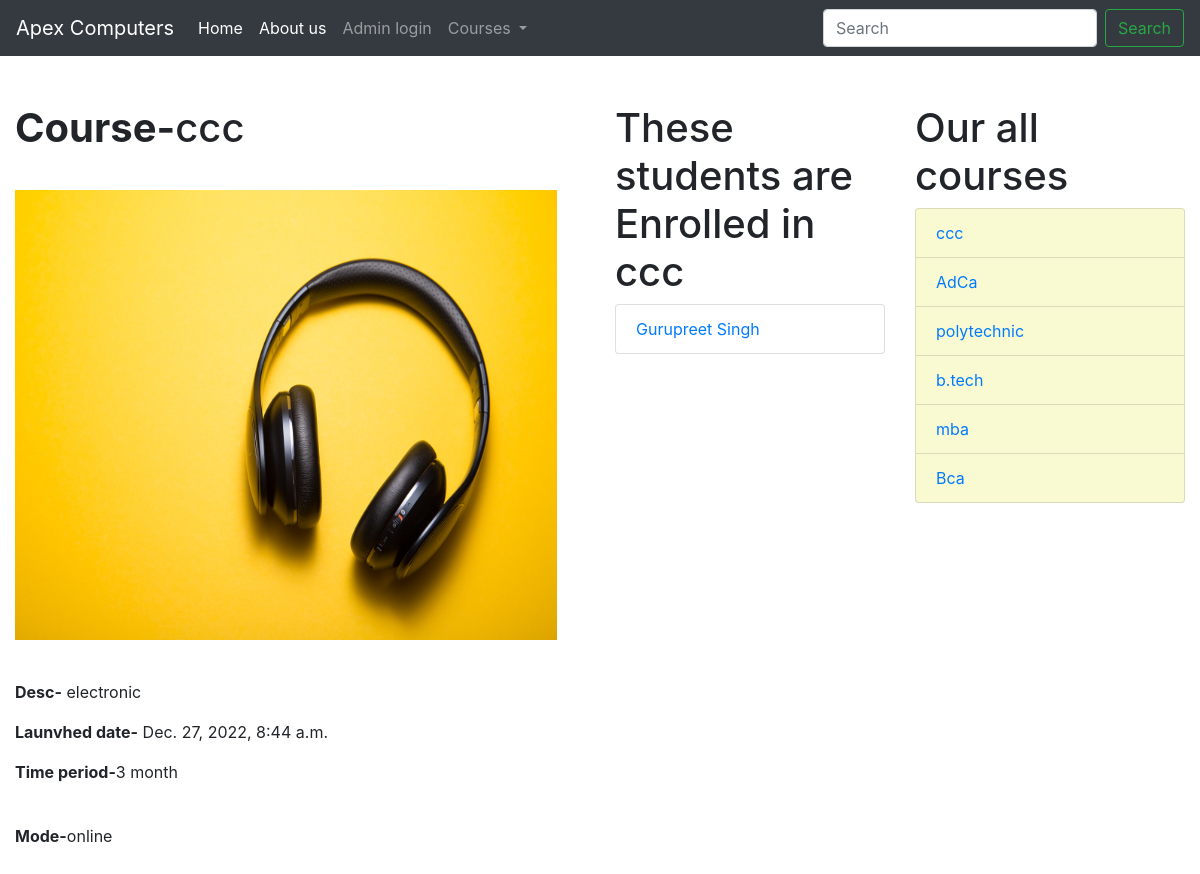
The page /category/qwe on the database its author committed.
### apexweb/models.py (models this page shows, shortened)
class Courses(models.Model):
    title=models.CharField(max_length=100)
    desc=HTMLField()
    url=models.CharField(max_length=100)
    period_time=models.CharField(max_length=100)
    mode=models.CharField(max_length=50)
    image=models.ImageField(upload_to='courses/')
    date=models.DateTimeField(auto_now=False, auto_now_add=False)

class Students(models.Model):
    name=models.CharField(max_length=100)
    f_name=models.CharField(max_length=100)
    url=models.CharField(max_length=100)
    date=models.DateField(auto_now=False, auto_now_add=False)
    mobile=models.CharField(max_length=10)
    email=models.EmailField()
    image=models.ImageField(upload_to='students/')
    course_enroll=models.ForeignKey(Courses,on_delete=models.CASCADE)

### apexweb/views.py (the view)
# urls.py: path('category/<slug:url>', category),
def category(request,url):
    course=Courses.objects.all()
    crss=Courses.objects.get(url=url)
    crs=Courses.objects.all()
    stu=Students.objects.filter(course_enroll=crss)
    d={'crss':crss ,'course':course,'stu':stu,'crs':crs}
    return render(request,'category.html',d)

### templates/category.html (shortened to what this page needs)
{% extends 'basic.html' %}
{% block content %}
<div class="container-fluid mt-5">
    <div class="row">
        <div class="col-sm-12 col-md-6">
            <h1> <b>Course-</b>{{crss.title}}</h1>
            <img src="/media/{{crss.image}}" class="responsive-img " style="margin-top: 30px; width: 95%; height: 450px; margin-bottom: 40px;">
            <p>  <b>Desc-</b> {{crss.desc|safe}}</p>
            <p>  <b>Launvhed date-</b> {{crss.date}}</p>
            <p>  <b>Time period-</b>{{crss.period_time}}</p><br>
            <p>  <b>Mode-</b>{{crss.mode}}</p><br>
        </div>
            <div class="col-sm-12 col-md-3">
                <h1>These students are Enrolled in {{crss.title}}</h1>
                <ul class="list-group">
                {% for s in stu%}
                    <li class="list-group-item"><a href="/post/{{s.url}}">{{s.name}}</a></li>
                   {% empty%}
                   <h1>does not </h1>
                    {%endfor%}
                  </ul>
                </div>
                <div class="col-sm-12 col-md-3">
                    <h1>Our all courses </h1>
                    <ul class="list-group">
                {% for i in crs %}
                <li class="list-group-item " style="color: rgb(249, 181, 7); background-color:lightgoldenrodyellow;"><a href="/category/{{i.url}}">{{i.title}}</a></li>
                {%endfor%}
                      </ul>
                    </div>
    </div>
</div>
{% endblock %}

### rows shown on the page
Courses: title "ccc", image (picture), desc "electronic", date "Dec. 27, 2022, 8:44 a.m.", period_time "3 month", mode "online"
Students: name "Gurupreet Singh"
Courses: title "AdCa"
Courses: title "polytechnic"
Courses: title "b.tech"
Courses: title "mba"
Courses: title "Bca"
